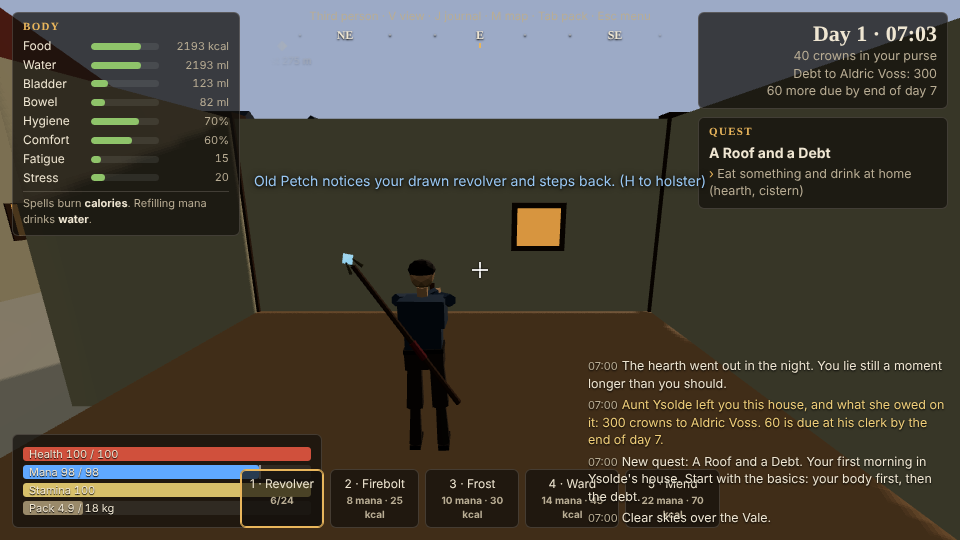
#> input picture bugwalk-visual/east_wall.png, 960 x 540 px; its folder holds 2 pictures in this run
$ python sheet.py ../bugwalk-visual ../bugwalk-visual/far_east.png 5
#> lines starting #> are read from the running program, lines starting #| are printed output that depends on the picture
# Contact sheet from animation frames: python3 dev/sheet.py <frames dir> <out.jpg> [columns]
import os, sys
from PIL import Image, ImageDraw
src, out = sys.argv[1], sys.argv[2]
cols = int(sys.argv[3]) if len(sys.argv) > 3 else 11
files = sorted(f for f in os.listdir(src) if f.endswith('.png'))
ims = [Image.open(os.path.join(src, f)).convert('RGB') for f in files]
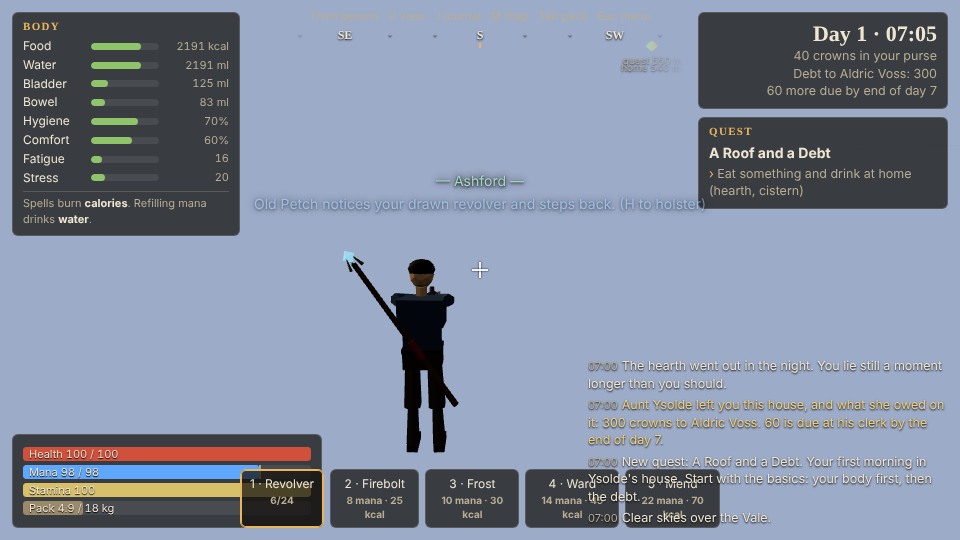
#> input picture bugwalk-visual/far_east.png, 960 x 540 px
if not ims: sys.exit('no frames')
w, h = ims[0].size
#> w = 960; h = 540
rows = (len(ims) + cols - 1) // cols
#> rows = 1
sheet = Image.new('RGB', (cols * w, rows * h), (20, 18, 14))
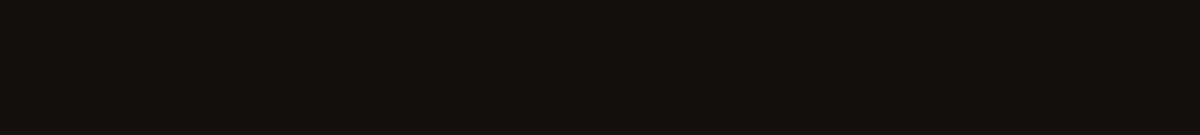
#> sheet: PIL image 4800x540 RGB (shown at 1/4 size); mean R, G, B 20, 18, 14
d = ImageDraw.Draw(sheet)
for i, (im, f) in enumerate(zip(ims, files)):
    x, y = (i % cols) * w, (i // cols) * h
    sheet.paste(im, (x, y)); d.text((x + 6, y + 6), f[3:-4], fill=(240, 230, 200))
#> this loop made 2 passes
#> (f, x, y) on passes 1 to 2: ('east_wall.png', 0, 0), ('far_east.png', 960, 0)
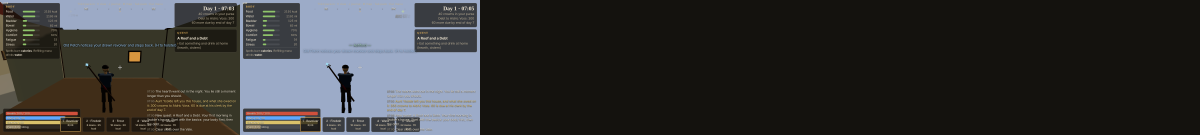
#> sheet: PIL image 4800x540 RGB (shown at 1/4 size); mean R, G, B 52.7, 52.5, 52.1
scale = min(1.0, 2000 / sheet.width)
#> scale = 0.417
if scale < 1: sheet = sheet.resize((int(sheet.width * scale), int(sheet.height * scale)), Image.LANCZOS)
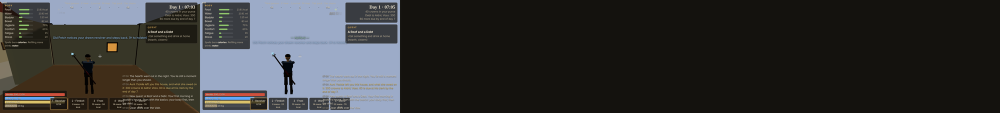
#> sheet: PIL image 2000x225 RGB (shown at 1/2 size); mean R, G, B 52.7, 52.5, 52.1
sheet.save(out, quality=85)
print(out, sheet.size, len(ims))
#| ../bugwalk-visual/far_east.png (2000, 225) 2
